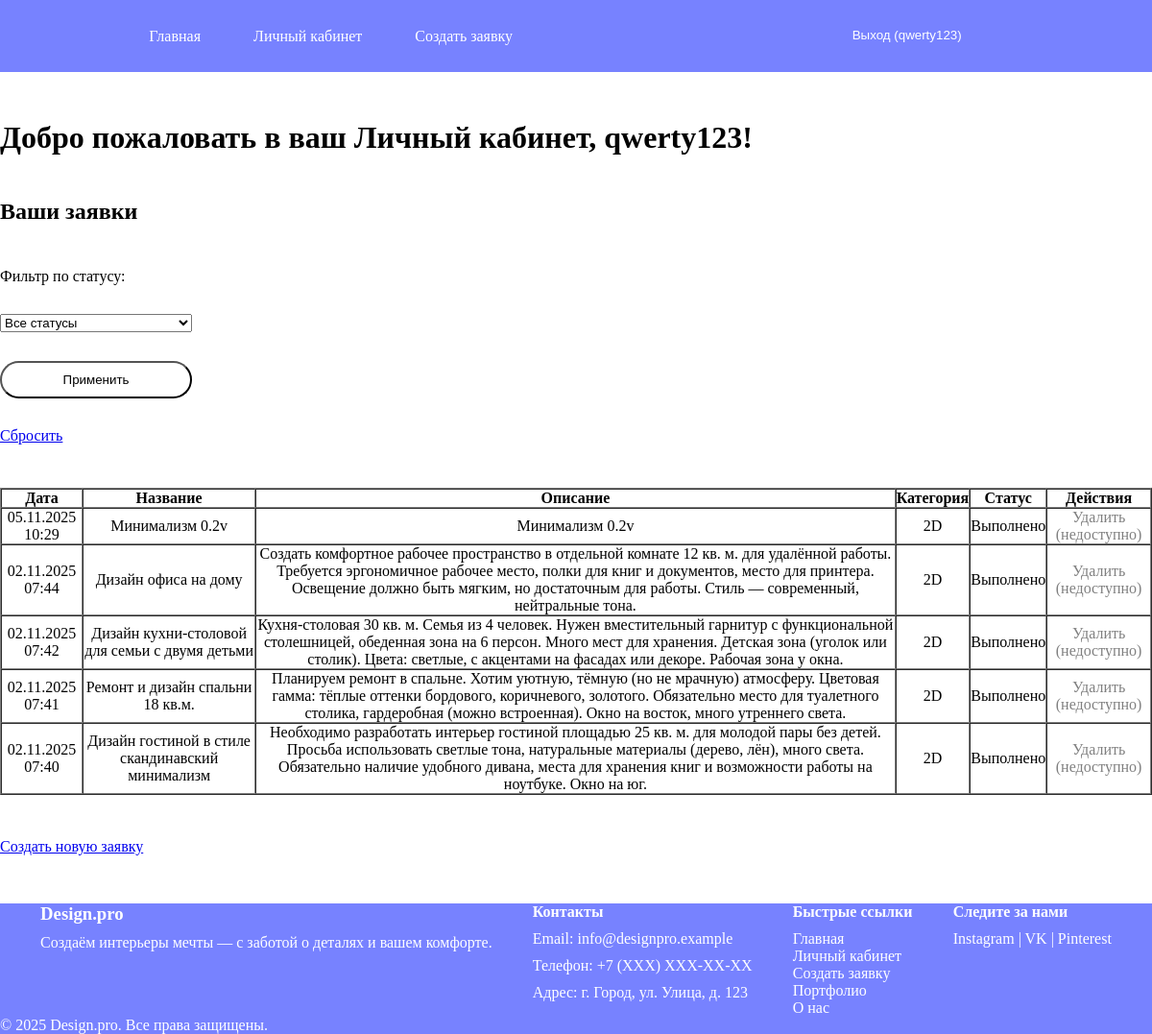
The app's page /main/user_dashboard/ (signed in), older data.
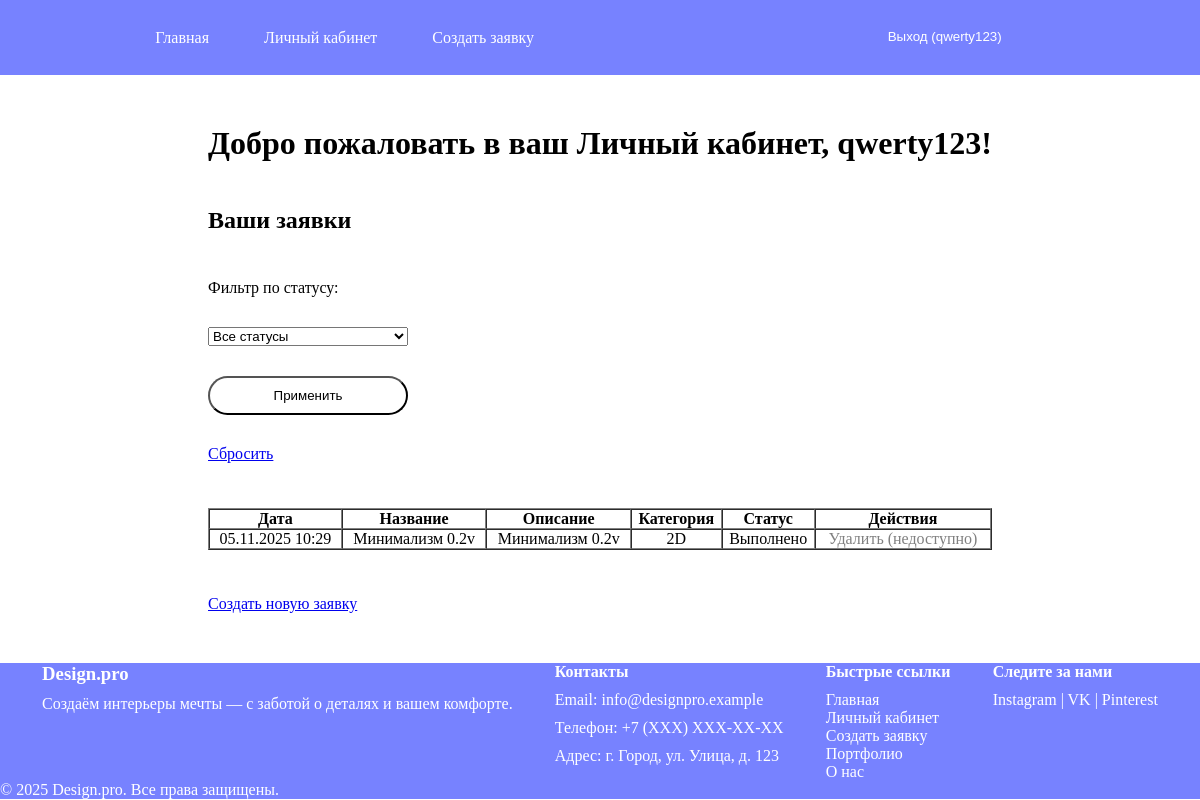
The same page, newer data.
### main/models.py (models this page shows, shortened)
class DesignRequest(models.Model):
    STATUS_CHOICES = [
        ('new', 'Новая'),
        ('in_progress', 'Принято'),
        ('complited', 'Выполнено'),
    ]
    user = models.ForeignKey(User, on_delete=models.CASCADE, related_name='requests')
    title = models.CharField(max_length=200, null=False, blank=False, verbose_name='Заголовок')
    description = models.TextField(null=False, blank=False, verbose_name='Описание')
    category = models.ForeignKey(Category, on_delete=models.CASCADE)
    plan_image = models.ImageField(upload_to='plan_img/', validators=[validate_image_extension_and_size])
    status = models.CharField(max_length=20, choices=STATUS_CHOICES, default='new')
    created_at = models.DateTimeField(auto_now_add=True)
    design_image = models.ImageField(upload_to='design_img/', validators=[validate_image_extension_and_size], blank=True, null=True)
    admin_comment = models.TextField(null=True, blank=True)
    class Meta:
        verbose_name = 'Заявка на дизайн'
        verbose_name_plural = "Заявки на дизайн"
        ordering = ['-created_at']

class Category(models.Model):
    name = models.CharField(max_length=100, unique=True)
    class Meta:
        verbose_name= 'Категория'
        verbose_name_plural = "Категории"

### main/views.py (the view)
# urls.py: path('user_dashboard/', views.user_dashboard, name='user_dashboard'),
@login_required()
def user_dashboard(request):
    user_requests = DesignRequest.objects.filter(user = request.user)
    status_filter = request.GET.get('status')
    if status_filter :
        user_requests = user_requests.filter(status = status_filter)
    return render(request, 'main_app/user_dashboard.html', {'requests': user_requests})

### templates/main_app/user_dashboard.html (shortened to what this page needs)
{% extends "base.html" %}
{% block content %}
    <h1>Добро пожаловать в ваш Личный кабинет, {{ user.username }}!</h1>
    <h2>Ваши заявки</h2>
    <form method="get">
        <label for="status_filter">Фильтр по статусу:</label>
        <select name="status" id="status_filter">
            <option value="">Все статусы</option>
        </select>
        <button type="submit">Применить</button>
        <a href="{% url 'user_dashboard' %}">Сбросить</a>
    </form>
    {% if requests %}
        <table border="1" cellpadding="10" cellspacing="0">
            <thead>
                <tr>
                    <th>Дата</th>
                    <th>Название</th>
                    <th>Описание</th>
                    <th>Категория</th>
                    <th>Статус</th>
                    <th>Действия</th>
                </tr>
            </thead>
            <tbody>
                {% for req in requests %}
                    <tr>
                        <td>{{ req.created_at|date:"d.m.Y H:i" }}</td>
                        <td>{{ req.title }}</td>
                        <td>{{ req.description}}</td>
                        <td>{{ req.category.name }}</td>
                        <td>{{ req.get_status_display }}</td>
                        <td>
                            {% if req.status == 'new' %}
                                <a href="{% url 'delete_request' req.id %}">Удалить</a>
                            {% else %}
                                <span style="color: grey;">Удалить (недоступно)</span>
                            {% endif %}
                        </td>
                    </tr>
                {% endfor %}
            </tbody>
        </table>
    {% else %}
        <p>У вас пока нет заявок.</p>
    {% endif %}
    <p><a href="{% url 'create_request' %}">Создать новую заявку</a></p>
{% endblock %}

Row changes from the older to the newer data that the page shows:
removed DesignRequest: created_at "02.11.2025 07:44", title "Дизайн офиса на дому", description "Создать комфортное рабочее пространство в отдельной комнате 12 кв. м. для удалённой работы. Требуется эргономичное рабочее место, полки для книг и документов, место для принтера. Освещение должно быть мягким, но достаточным для работы. Стиль — современный, нейтральные тона.", category.name "2D", status "Выполнено", shows "Удалить (недоступно)"
removed DesignRequest: created_at "02.11.2025 07:42", title "Дизайн кухни-столовой для семьи с двумя детьми", description "Кухня-столовая 30 кв. м. Семья из 4 человек. Нужен вместительный гарнитур с функциональной столешницей, обеденная зона на 6 персон. Много мест для хранения. Детская зона (уголок или столик). Цвета: светлые, с акцентами на фасадах или декоре. Рабочая зона у окна.", category.name "2D", status "Выполнено", shows "Удалить (недоступно)"
removed DesignRequest: created_at "02.11.2025 07:41", title "Ремонт и дизайн спальни 18 кв.м.", description "Планируем ремонт в спальне. Хотим уютную, тёмную (но не мрачную) атмосферу. Цветовая гамма: тёплые оттенки бордового, коричневого, золотого. Обязательно место для туалетного столика, гардеробная (можно встроенная). Окно на восток, много утреннего света.", category.name "2D", status "Выполнено", shows "Удалить (недоступно)"
removed DesignRequest: created_at "02.11.2025 07:40", title "Дизайн гостиной в стиле скандинавский минимализм", description "Необходимо разработать интерьер гостиной площадью 25 кв. м. для молодой пары без детей. Просьба использовать светлые тона, натуральные материалы (дерево, лён), много света. Обязательно наличие удобного дивана, места для хранения книг и возможности работы на ноутбуке. Окно на юг.", category.name "2D", status "Выполнено", shows "Удалить (недоступно)"
